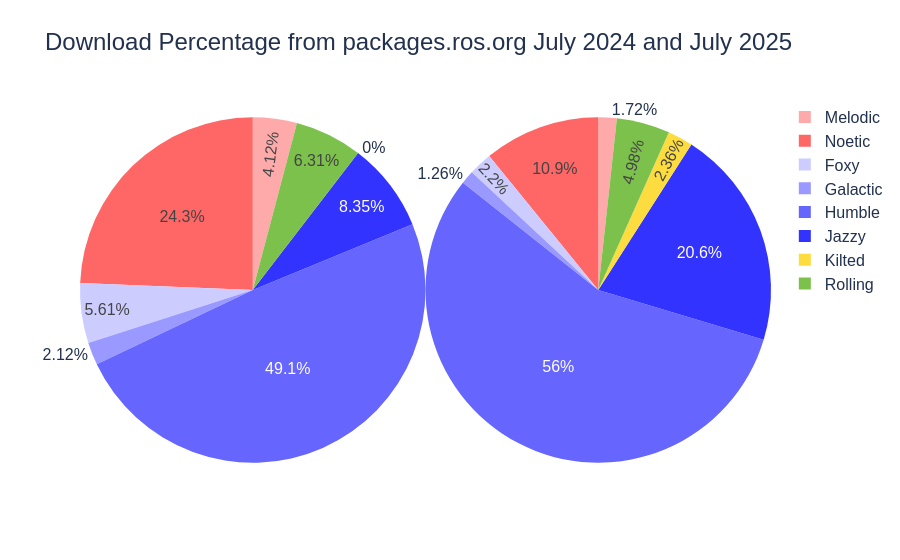

This figure's notebook cell:
### Code cell
# Generate side by side plots of distros
temp = distro_df[distro_df[this_year]>=1].copy()
new_names = [a[0].upper()+a[1:] for a in temp["name"]]
print(new_names)
temp["name"] = pd.Series(data=new_names,copy=False,index=temp["name"].index)

new_row = pd.DataFrame(data=[{"name":"All Other Distros","2023":all_other_this,"2022":all_other_last},
                             {"name":"Python Pkgs","2023":everything_else_this,"2022":everything_else_last}])
temp = pd.concat([temp, new_row], ignore_index=True)
print(temp["name"])
print(temp)
print(temp[last_year].sum())
print(temp[this_year].sum())

colors ={"noetic": 'rgba(255,0,0,0.4)',
         "melodic": 'rgba(255,0,0,0.4)',
         "kinetic": 'rgba(255,0,0,0.4)',
         "dashing": 'rgba(255,0,0,0.4)',
         "eloquent": 'rgba(255,0,0,0.4)',
         "foxy": 'rgba(255,0,0,0.4)',         
         "galactic": 'rgba(255,0,0,0.4)',
         "humble": 'rgba(255,0,0,0.4)',
         "iron": 'rgba(255,0,0,0.4)',
         "jazzy": 'rgba(255,0,0,0.4)',
         "kilted": 'rgba(255,0,0,0.4)',
         "rolling": 'rgba(255,0,0,0.4)',
        }

#title={
#    'text': "Plot Title",
#    'xanchor': 'center',
#    'yanchor': 'top'}
title ={
    'text': "Plot Title",
    'y':0.9,
    'x':0.5,
    'xanchor': 'center',
    'yanchor': 'bottom'}

trace1 = go.Pie(values= temp[last_year], labels = temp["name"],domain=dict(x=[0, 0.5]),title="",sort= False)
trace2 = go.Pie(values= temp[this_year], labels = temp["name"],domain=dict(x=[0.5,1.0]),title="", sort=False)
layout = go.Layout(title="Download Percentage from packages.ros.org July 2024 and July 2025")
data = [trace1,trace2]
fig = go.Figure(data=data, layout=layout)


fig.update_layout(
    font_family="Arial",
    font_color="#22314E",
    font_size=16,
    title_font_size = 24,
    title_font_family="Arial",
    title_font_color="#22314E"
)

fig.update_traces(marker=dict(colors=['#FFAAAA','#FF6666','#CCCCFF','#9999FF',
                                      '#6666FF','#3333FF','#fcdc3f',"#7cc14b","#EE00FF","#FF00FF"]))

fig.show()

### Figure 1 — Plotly figure (JSON) as saved in the notebook; plotly's stock layout.template omitted (floating-point values rounded to 4 significant figures)
{"data": [{"domain": {"x": [0, 0.5]}, "labels": ["Melodic", "Noetic", "Foxy", "Galactic", "Humble", "Jazzy", "Kilted", "Rolling", "All Other Distros", "Python Pkgs"], "marker": {"colors": ["#FFAAAA", "#FF6666", "#CCCCFF", "#9999FF", "#6666FF", "#3333FF", "#fcdc3f", "#7cc14b", "#EE00FF", "#FF00FF"]}, "sort": false, "title": {"text": ""}, "type": "pie", "values": [3.32, 19.63, 4.52, 1.71, 39.62, 6.73, 0.0, 5.09, NaN, NaN]}, {"domain": {"x": [0.5, 1]}, "labels": ["Melodic", "Noetic", "Foxy", "Galactic", "Humble", "Jazzy", "Kilted", "Rolling", "All Other Distros", "Python Pkgs"], "marker": {"colors": ["#FFAAAA", "#FF6666", "#CCCCFF", "#9999FF", "#6666FF", "#3333FF", "#fcdc3f", "#7cc14b", "#EE00FF", "#FF00FF"]}, "sort": false, "title": {"text": ""}, "type": "pie", "values": [1.52, 9.59, 1.94, 1.11, 49.39, 18.16, 2.08, 4.39, NaN, NaN]}], "layout": {"font": {"color": "#22314E", "family": "Arial", "size": 16}, "title": {"font": {"color": "#22314E", "family": "Arial", "size": 24}, "text": "Download Percentage from packages.ros.org July 2024 and July 2025"}}}
